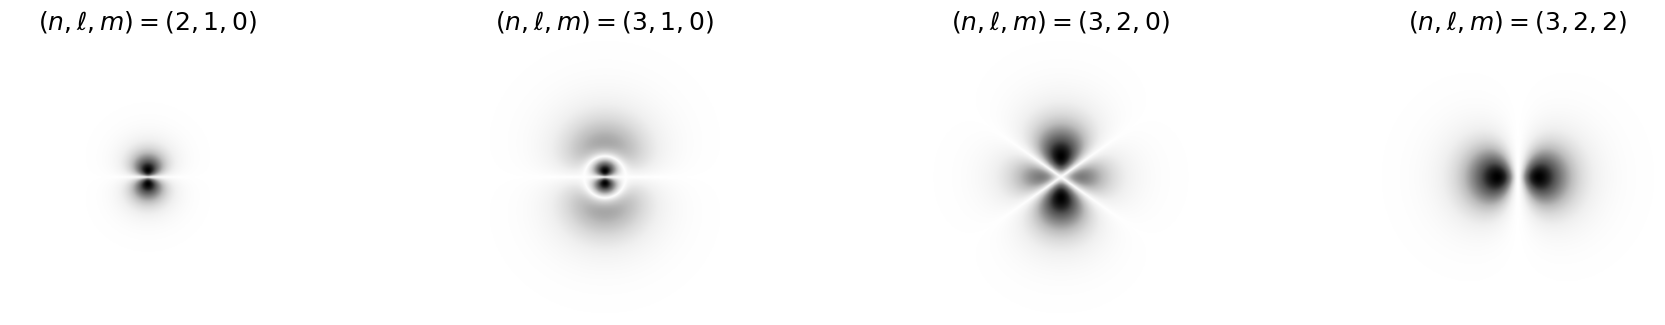

This figure's Python source:
import numpy as np
import matplotlib.pyplot as plt
from scipy.special import genlaguerre, lpmv, factorial

def R_nl(n, l, r):
    rho = 2 * r / n
    norm = np.sqrt((2 / n)**3 * factorial(n - l - 1) / (2 * n * factorial(n + l)))
    L = genlaguerre(n - l - 1, 2 * l + 1)
    return norm * np.exp(-r / n) * rho**l * L(rho)

def Y_squared(l, m, theta):
    abs_m = abs(m)
    norm = (2 * l + 1) / (4 * np.pi) * factorial(l - abs_m) / factorial(l + abs_m)
    P = lpmv(abs_m, l, np.cos(theta))
    return norm * P**2

def prob_density_xz(n, l, m, X, Z):
    r = np.sqrt(X**2 + Z**2)
    r = np.where(r < 1e-12, 1e-12, r)
    theta = np.arccos(np.clip(Z / r, -1, 1))
    return R_nl(n, l, r)**2 * Y_squared(l, m, theta)

states = [
    (2, 1, 0), (3, 1, 0), (3, 2, 0), (3, 2, 2),
]

N = 500
lim = 40
x = np.linspace(-lim, lim, N)
z = np.linspace(-lim, lim, N)
X, Z = np.meshgrid(x, z)

fig, axes = plt.subplots(1, 4, figsize=(13, 2.0),
                         gridspec_kw={'wspace': 0.03})

for ax, (n, l, m) in zip(axes, states):
    prob = prob_density_xz(n, l, m, X, Z)
    prob_vis = prob**0.38

    ax.imshow(prob_vis, extent=[-lim, lim, -lim, lim],
              cmap='Greys', origin='lower', aspect='equal',
              interpolation='bilinear')
    ax.set_title(rf'$(n,\ell,m)=({n},{l},{m})$', color='black',
                 fontsize=10, fontfamily='DejaVu Sans', pad=4)
    ax.set_xticks([])
    ax.set_yticks([])
    for spine in ax.spines.values():
        spine.set_visible(False)

fig.patch.set_facecolor('white')
plt.savefig(
    '/Users/spandan/Projects/homework/phys341/zeeman/presentation/hydrogen_orbitals.png',
    dpi=180, bbox_inches='tight', pad_inches=0.05,
    facecolor='white', edgecolor='none'
)
print("Saved hydrogen_orbitals.png")
